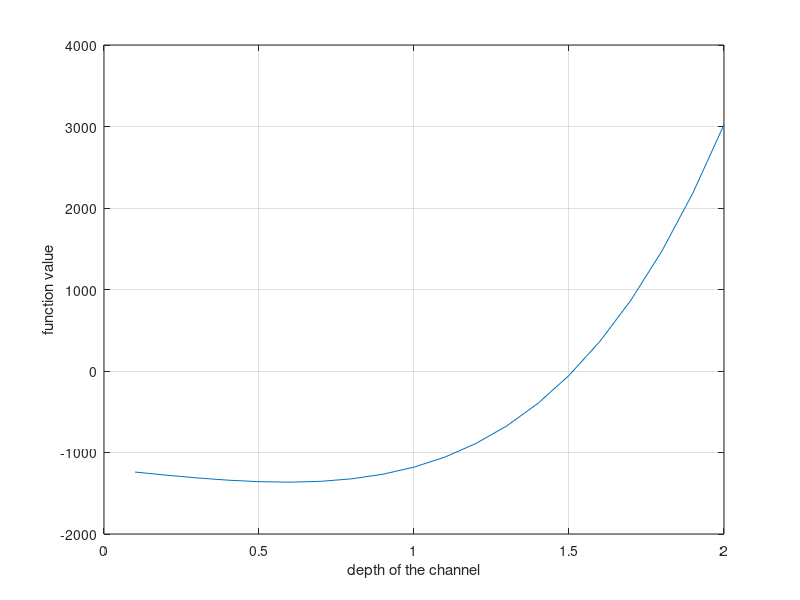

This figure's MATLAB source:
close all;
clear all;

x1=0.1;
x2=5;
tol=0.001;

f= @(y)((y.^6)/8+((9*(y.^5))/4)+(13.5*(y.^4))+(27*(y.^3)))*9.81-400*y-1200;

%%Graphically 

y_val=0.1:0.1:2;

fval=f(y_val);
figure();
plot(y_val,fval);
xlabel('depth of the channel');
ylabel('function value');
grid('on');

%%Bracket Method

%1) Bisection

if(f(x1)*f(x2)>0)
    disp('Bracket do not enclose root');
else
    while(1)
        x3=(x1+x2)/2;
        
        if(f(x1)*f(x3)<0)
            x2=x3;
        else
            x1=x3;
        end
        
        if(abs((x2-x1)/x1)<tol)
            break;
        end
    
    end
    root=x3;
    disp(x3);
    disp(f(x3));
end

%False Position

if(f(x1)*f(x2)>0)
    disp('Bracket do not enclose root');
else
    while(1)
        if(abs(f(x2)-f(x1))<tol)
            break;
        end
        x3=(x1*f(x2)-x2*f(x1))/(f(x2)-f(x1));
        
        if(f(x1)*f(x3)<0)
            x2=x3;
        else
            x1=x3;
        end
        
        if(abs((x2-x1)/x1)<tol)
            break;
        end
    
    end
    root=x3;
    disp(x3);
    disp(f(x3));
end
